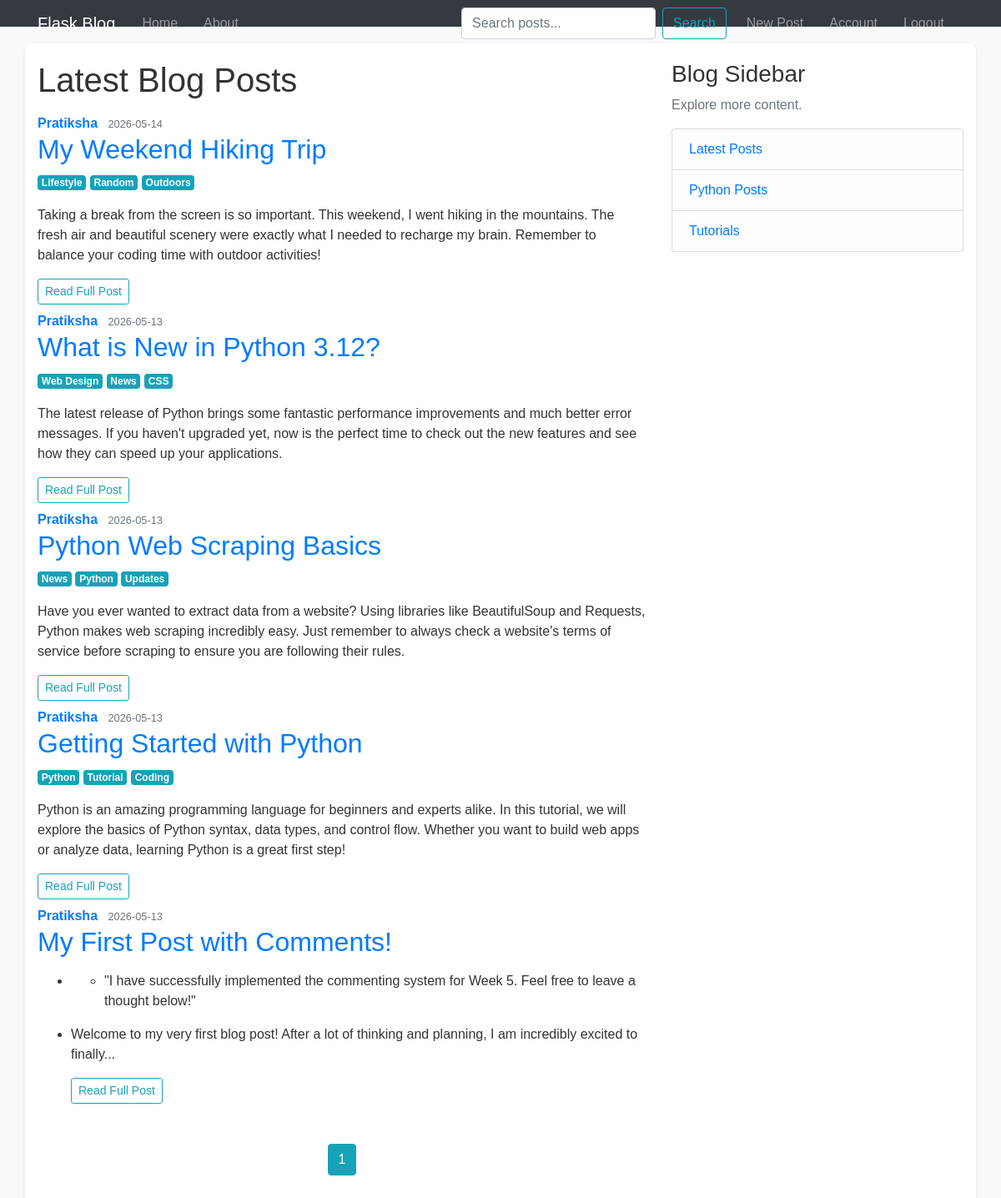
Screenshot of /home (signed in) with the database file from the repository.
### flaskblog/models.py (models this page shows, shortened)
class Post(db.Model):
    id = db.Column(db.Integer, primary_key=True)
    title = db.Column(db.String(100), nullable=False)
    date_posted = db.Column(db.DateTime, nullable=False, default=datetime.now)
    content = db.Column(db.Text, nullable=False)
    user_id = db.Column(db.Integer, db.ForeignKey('user.id'), nullable=False)
    tags = db.relationship('Tag', secondary=post_tags, backref=db.backref('posts', lazy='dynamic'))
    comments = db.relationship('Comment', backref='post', lazy=True, cascade="all, delete-orphan")

class User(db.Model, UserMixin):
    id = db.Column(db.Integer, primary_key=True)
    username = db.Column(db.String(20), unique=True, nullable=False)
    email = db.Column(db.String(120), unique=True, nullable=False)
    image_file = db.Column(db.String(20), nullable=False, default='default.jpg')
    password = db.Column(db.String(60), nullable=False)
    posts = db.relationship('Post', backref='author', lazy=True)
    comments = db.relationship('Comment', backref='author', lazy=True)

class Tag(db.Model):
    id = db.Column(db.Integer, primary_key=True)
    name = db.Column(db.String(50), unique=True, nullable=False)

### flaskblog/routes.py (the view)
@app.route("/")
@app.route("/home")
def home():
    page = request.args.get('page', 1, type=int)
    posts = Post.query.order_by(Post.date_posted.desc()).paginate(page=page, per_page=5)
    return render_template('home.html', posts=posts)

### flaskblog/models.py (called while the page is built)
@login_manager.user_loader
def load_user(user_id):
    return User.query.get(int(user_id))

### flaskblog/templates/home.html
{% extends "layout.html" %}
{% block content %}
    <h1 class="mb-3">Latest Blog Posts</h1>
    {% for post in posts.items %}
        <article class="media content-section">
          <div class="media-body">
            <div class="article-metadata">
              <a class="mr-2 font-weight-bold" href="#">{{ post.author.username }}</a>
              <small class="text-muted">{{ post.date_posted.strftime('%Y-%m-%d') }}</small>
            </div>
            <h2><a class="article-title" href="{{ url_for('post', post_id=post.id) }}">{{ post.title }}</a></h2>
            <div class="mb-2">
                {% for tag in post.tags %}
                    <a class="badge badge-info" href="{{ url_for('tag_posts', tag_name=tag.name) }}">{{ tag.name }}</a>
                {% endfor %}
            </div>
            <p class="article-content text-dark">{{ post.content | safe | truncate(300) }}</p>
            <a class="btn btn-outline-info btn-sm mb-2" href="{{ url_for('post', post_id=post.id) }}">Read Full Post</a>
          </div>
        </article>
    {% endfor %}
    <div class="mt-4 text-center">
        {% for page_num in posts.iter_pages(left_edge=1, right_edge=1, left_current=1, right_current=2) %}
          {% if page_num %}
            {% if posts.page == page_num %}
              <a class="btn btn-info mb-4" href="{{ url_for('home', page=page_num) }}">{{ page_num }}</a>
            {% else %}
              <a class="btn btn-outline-info mb-4" href="{{ url_for('home', page=page_num) }}">{{ page_num }}</a>
            {% endif %}
          {% else %}
            ...
          {% endif %}
        {% endfor %}
    </div>
{% endblock content %}

### flaskblog/static/main.css (style rules this page uses)
body { background-color: #f8f9fa; font-family: Arial, sans-serif; color: #333; }

### rows the page displays
Post: author.username "Pratiksha", date_posted "2026-05-14", title "My Weekend Hiking Trip", content "Taking a break from the screen is so important. This weekend, I went hiking in the mountains. The fresh air and beautiful scenery were exactly what I needed to recharge my brain. Remember to balance your coding time with outdoor activities!"
Tag: name "Lifestyle"
Tag: name "Random"
Tag: name "Outdoors"
Post: author.username "Pratiksha", date_posted "2026-05-13", title "What is New in Python 3.12?", content "The latest release of Python brings some fantastic performance improvements and much better error messages. If you haven't upgraded yet, now is the perfect time to check out the new features and see how they can speed up your applications."
Tag: name "Web Design"
Tag: name "News"
Tag: name "CSS"
Post: author.username "Pratiksha", date_posted "2026-05-13", title "Python Web Scraping Basics", content "Have you ever wanted to extract data from a website? Using libraries like BeautifulSoup and Requests, Python makes web scraping incredibly easy. Just remember to always check a website's terms of service before scraping to ensure you are following their rules."
Tag: name "Python"
Tag: name "Updates"
Post: author.username "Pratiksha", date_posted "2026-05-13", title "Getting Started with Python", content "Python is an amazing programming language for beginners and experts alike. In this tutorial, we will explore the basics of Python syntax, data types, and control flow. Whether you want to build web apps or analyze data, learning Python is a great first step!"
Tag: name "Tutorial"
Tag: name "Coding"
Post: author.username "Pratiksha", date_posted "2026-05-13", title "My First Post with Comments!", content "\"I have successfully implemented the commenting system for Week 5. Feel free to leave a thought below!\" Welcome to my very first blog post! After a lot of thinking and planning, I am incredibly excited to finally..."

### other values shown
{{ page_num }} "1"
